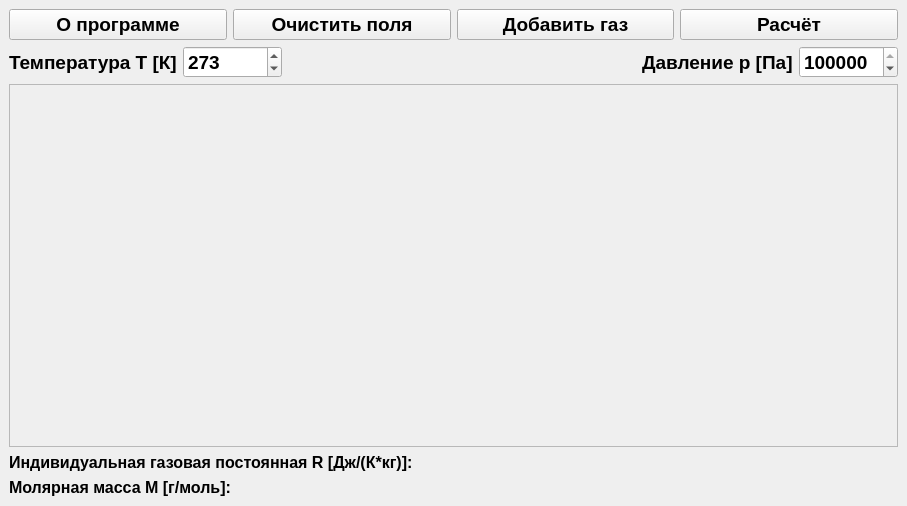
<?xml version="1.0" encoding="UTF-8"?>
<ui version="4.0">
 <class>MainWindow</class>
 <widget class="QMainWindow" name="MainWindow">
  <property name="geometry">
   <rect>
    <x>0</x>
    <y>0</y>
    <width>907</width>
    <height>506</height>
   </rect>
  </property>
  <property name="font">
   <font>
    <pointsize>14</pointsize>
    <bold>true</bold>
   </font>
  </property>
  <property name="windowTitle">
   <string>Калькулятор для газов</string>
  </property>
  <widget class="QWidget" name="centralwidget">
   <layout class="QHBoxLayout" name="horizontalLayout_2">
    <item>
     <layout class="QVBoxLayout" name="base_layout">
      <item>
       <layout class="QHBoxLayout" name="horizontalLayout">
        <item>
         <widget class="QPushButton" name="manual_button">
          <property name="text">
           <string>О программе</string>
          </property>
         </widget>
        </item>
        <item>
         <widget class="QPushButton" name="clear_inputs_btn">
          <property name="text">
           <string>Очистить поля</string>
          </property>
         </widget>
        </item>
        <item>
         <widget class="QPushButton" name="add_input_btn">
          <property name="text">
           <string>Добавить газ</string>
          </property>
         </widget>
        </item>
        <item>
         <widget class="QPushButton" name="calculate_btn">
          <property name="text">
           <string>Расчёт</string>
          </property>
         </widget>
        </item>
       </layout>
      </item>
      <item>
       <layout class="QHBoxLayout" name="horizontalLayout_3">
        <item alignment="Qt::AlignLeft">
         <widget class="QLabel" name="temp_label">
          <property name="font">
           <font>
            <pointsize>14</pointsize>
            <bold>true</bold>
           </font>
          </property>
          <property name="text">
           <string>Температура T [К]</string>
          </property>
         </widget>
        </item>
        <item>
         <widget class="QDoubleSpinBox" name="temp_doubleSpinBox">
          <property name="decimals">
           <number>0</number>
          </property>
          <property name="minimum">
           <double>-100000.000000000000000</double>
          </property>
          <property name="maximum">
           <double>100000000000.000000000000000</double>
          </property>
          <property name="value">
           <double>273.000000000000000</double>
          </property>
         </widget>
        </item>
        <item>
         <spacer name="horizontalSpacer">
          <property name="orientation">
           <enum>Qt::Horizontal</enum>
          </property>
          <property name="sizeHint" stdset="0">
           <size>
            <width>40</width>
            <height>20</height>
           </size>
          </property>
         </spacer>
        </item>
        <item alignment="Qt::AlignLeft">
         <widget class="QLabel" name="pressure_label">
          <property name="text">
           <string>Давление p [Па]</string>
          </property>
         </widget>
        </item>
        <item>
         <widget class="QDoubleSpinBox" name="pressure_doubleSpinBox">
          <property name="decimals">
           <number>0</number>
          </property>
          <property name="minimum">
           <double>-100000.000000000000000</double>
          </property>
          <property name="maximum">
           <double>100000000000.000000000000000</double>
          </property>
          <property name="value">
           <double>101300.000000000000000</double>
          </property>
         </widget>
        </item>
       </layout>
      </item>
      <item>
       <widget class="QScrollArea" name="inputs_area">
        <property name="widgetResizable">
         <bool>true</bool>
        </property>
        <property name="alignment">
         <set>Qt::AlignLeading|Qt::AlignLeft|Qt::AlignTop</set>
        </property>
        <widget class="QWidget" name="scrollAreaWidgetContents">
         <property name="enabled">
          <bool>true</bool>
         </property>
         <property name="geometry">
          <rect>
           <x>0</x>
           <y>0</y>
           <width>885</width>
           <height>347</height>
          </rect>
         </property>
         <property name="sizePolicy">
          <sizepolicy hsizetype="Preferred" vsizetype="Preferred">
           <horstretch>0</horstretch>
           <verstretch>0</verstretch>
          </sizepolicy>
         </property>
         <layout class="QVBoxLayout" name="verticalLayout">
          <property name="spacing">
           <number>3</number>
          </property>
          <property name="leftMargin">
           <number>9</number>
          </property>
          <property name="topMargin">
           <number>3</number>
          </property>
          <property name="bottomMargin">
           <number>3</number>
          </property>
          <item>
           <layout class="QVBoxLayout" name="coordwidget_layout">
            <property name="spacing">
             <number>3</number>
            </property>
           </layout>
          </item>
         </layout>
        </widget>
       </widget>
      </item>
      <item>
       <widget class="QLabel" name="R_result_label">
        <property name="font">
         <font>
          <pointsize>12</pointsize>
          <bold>true</bold>
         </font>
        </property>
        <property name="text">
         <string>Индивидуальная газовая постоянная R [Дж/(К*кг)]: </string>
        </property>
       </widget>
      </item>
      <item>
       <widget class="QLabel" name="M_result_label">
        <property name="font">
         <font>
          <pointsize>12</pointsize>
          <bold>true</bold>
         </font>
        </property>
        <property name="text">
         <string>Молярная масса M [г/моль]: </string>
        </property>
       </widget>
      </item>
     </layout>
    </item>
   </layout>
  </widget>
 </widget>
 <resources>
  <include location="../../res.qrc"/>
 </resources>
 <connections/>
</ui>
